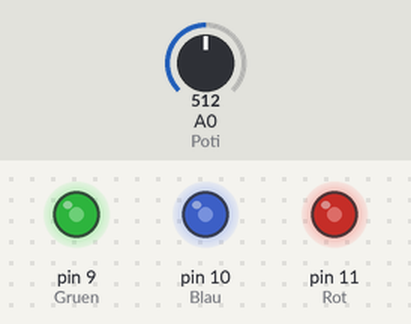
Bench run of a sketch on a simulated Arduino Uno, built with avr-gcc and run on an emulated ATmega328P. On the bench: output pins drawn as LEDs (lit = HIGH). The inputs (shaded band) are chosen by the test bench; at power-on: A0 (Poti) = 512.

Above: at 1.2 s.
1.3 s: A0 (Poti) set to 716
At 2.5 s:
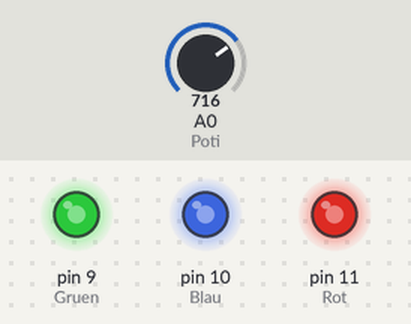
2.8 s: A0 (Poti) set to 900
At 3.9 s:
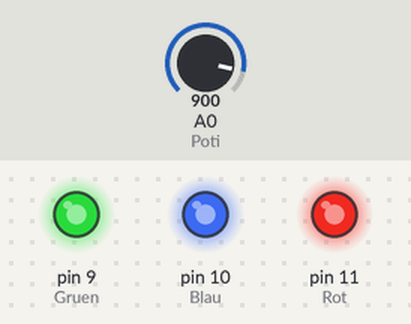
4.3 s: A0 (Poti) set to 122
At 5.2 s:
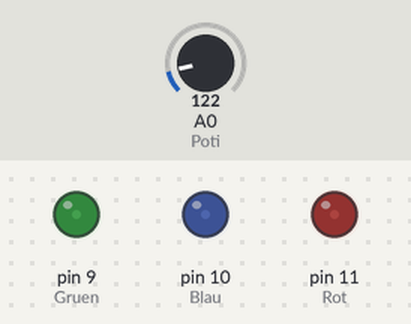
5.8 s: A0 (Poti) set to 0
At 6.4 s:
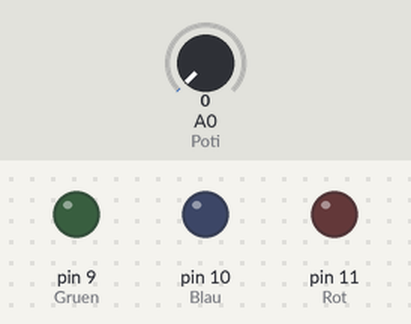
7.3 s: A0 (Poti) set to 511
At 7.7 s:
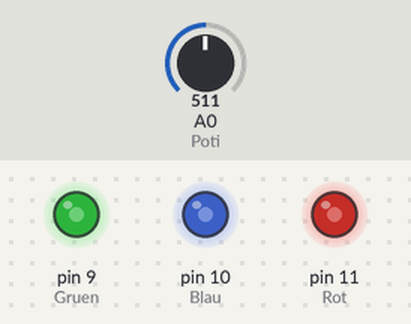
Timing chart, 0 to 9.8 s (numbered marks = the images above; inputs shaded):
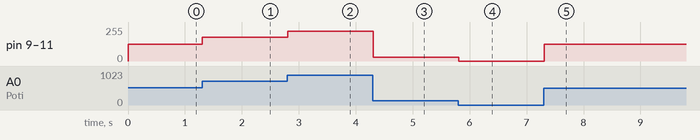

The sketch:

06_Dimmer.ino
```cpp
/* Befehle:
pinMode(PIN, OUTPUT oder INPUT); <- definiert den PIN, OUTPUT gibt Strom und INPUT misst den Strom am PIN
delay(ZEIT); <- macht eine Pause mit der ZEIT in millisekunden
analogWrite(PIN, 0 bis 255); <- NEU: neben digital gibt es auch analoge Signale. Hier gibt es nicht nur HIGH oder LOW, sondern eine Zahl von 0 bis 255.
ZAHL = analogRead(PIN); <- Wert zwischen 0 und 1023 wird am PIN gemessen. Dieser Wert wird unter der Variable "ZAHL" gespeichert.

map(WERT, VON_MIN, VON_MAX, NACH_MIN, NACH_MAX); <- ändert den Bereich eines Wertes von einem Bereich auf einen anderen
-> WERT ist der zu ändernde Wert, VON_MIN und VON_MAX sind der alte Bereich, NACH_MIN und NACH_MAX sind der neue Bereich
*/


  //TODO: Definiere Poti mit der ensprechenden AX Nummer auf dem Sensor Kit. Ersetze X mit einer Zahl (A inkulsive -> z.B. A7)
  int Poti = A0;

  //TODO: Defiere die Variabeln Rot, Blau und Gruen mit den jeweiligen PIN-Nummern. Erestze XX mit der richtigen Zahl (Du musst die PINs 9, 10 ,11 und GND wählen)
  int Rot = 11;
  //TODO: Wiederhole dies für Blau und Gruen
  int Blau = 10;
  int Gruen = 9;


void setup() // Hier beginnt das Setup
{
  //TODO: Rot, Blau und Gruen werden als Ausgang definiert. Ersetze YY mit OUTPUT oder INPUT
  pinMode(Rot, OUTPUT);
  //TODO: definiere die weiteren Farben (Nutze die Variabeln)
  pinMode(Gruen, OUTPUT);
  pinMode(Blau, OUTPUT);

  //TODO: Der Potentiometer wird als Eingang definiert.
  pinMode(Poti, INPUT);

}

void loop() // Hier beginnt das Hauptprogramm
{
  //TODO: Definiert die Variable sensorWert und liest den Wert vom Potentiometer. Ersetze YY mit der richtigen Variabel.
  int sensorWert = analogRead(Poti);


  //Mappe den Sensorwert (0-1023) auf einen PWM-Wert (0-255)
  //Der Potentiometer gibt zahlen zwischen 0 und 1023 aus diese werden umgerechnet da die LED nur mit Zahlen zwischen 0 und 255 arbeiten kann.
  //Beispielsrechnung was map() macht: Potentiometer-Wert=500
  //  500:1023 = 0.4888 -> 0.4888*255 = 124.6334
  //Der Wert 124.6334 wird an die LED weitergegeben (Die LED ist ca. bei 50% Helligkeit)

  int helligkeit = map(sensorWert, 0, 1023, 0, 255);

  //Setze alle Farbkanäle der RGB-LED auf den gleichen Wert, um weißes Licht zu erzeugen
  analogWrite(Rot, helligkeit); // Rot
  //TODO: Wiederhole dies mit den weiteren zwei Farben
  analogWrite(Gruen, helligkeit);
  analogWrite(Blau, helligkeit);


  //TODO: Warte 100 Millisekunden, bevor das Programm neu startet
  delay(100);
}
```

Measured:
- after the input at 1.3 s, pin 9 (Gruen), pin 10 (Blau), pin 11 (Rot): 127/255 → 178/255 at once
- after the input at 2.8 s, pin 9 (Gruen), pin 10 (Blau), pin 11 (Rot): 178/255 → 224/255 at once
- after the input at 4.3 s, pin 9 (Gruen), pin 10 (Blau), pin 11 (Rot): 224/255 → 30/255 at once
- after the input at 5.8 s, pin 9 (Gruen), pin 10 (Blau), pin 11 (Rot): 30/255 → 0/255 at once
- after the input at 7.3 s, pin 9 (Gruen), pin 10 (Blau), pin 11 (Rot): 0/255 → 127/255 at once
